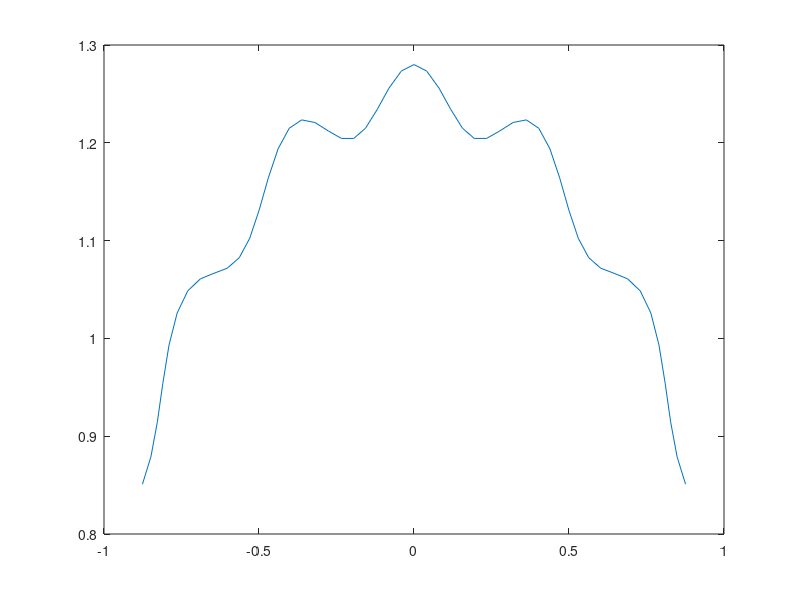

Write MATLAB code to recreate this figure.

g_a = 0.03;
g_f = 20;

R = 1/0.8;

L = 2;
p = 50;



%L = R*2*start_corner;

delta = L/p;

a1 = 0:delta:L;
a2 = 0;

ar = (pi*R+L)/(2*R) - a1/R;

x=(R + a2 + g_a.*cos(g_f.*ar)).*cos(ar);
y=(R + a2 + g_a.*cos(g_f.*ar)).*sin(ar);

%ar_grad = ar*180/pi

plot(x,y);


%============================================
start_corner = L/(2*R);
delta = 2 * start_corner / p
psi = -start_corner:delta:start_corner;


x=(R + g_a.*cos(g_f.*psi)).*cos(psi);
y=(R + g_a.*cos(g_f.*psi)).*sin(psi);

%plot(x,y);
